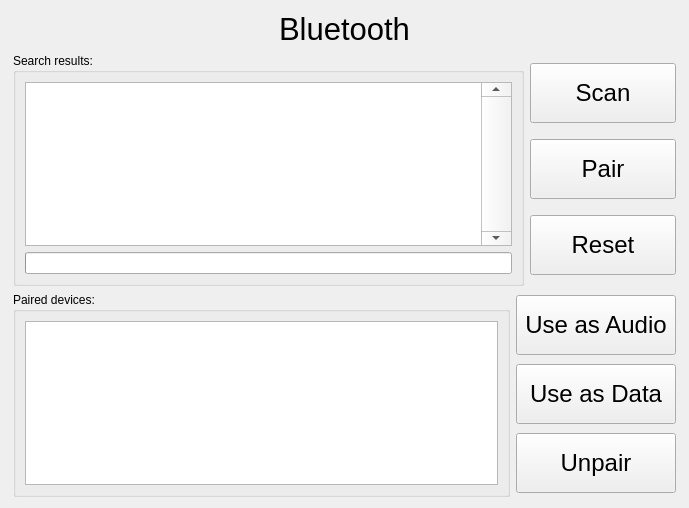
<?xml version="1.0" encoding="UTF-8"?>
<ui version="4.0">
 <class>BluetoothManagerPage</class>
 <widget class="QWidget" name="BluetoothManagerPage">
  <property name="geometry">
   <rect>
    <x>0</x>
    <y>0</y>
    <width>689</width>
    <height>508</height>
   </rect>
  </property>
  <property name="windowTitle">
   <string>Form</string>
  </property>
  <layout class="QVBoxLayout" name="verticalLayout_2">
   <item>
    <widget class="QLabel" name="bluetoothLabel">
     <property name="font">
      <font>
       <pointsize>23</pointsize>
      </font>
     </property>
     <property name="text">
      <string>Bluetooth</string>
     </property>
     <property name="alignment">
      <set>Qt::AlignCenter</set>
     </property>
    </widget>
   </item>
   <item>
    <layout class="QHBoxLayout" name="horizontalLayout" stretch="7,2">
     <property name="leftMargin">
      <number>2</number>
     </property>
     <property name="rightMargin">
      <number>2</number>
     </property>
     <item>
      <widget class="QGroupBox" name="searchResultsGroupBox">
       <property name="title">
        <string>Search results:</string>
       </property>
       <layout class="QVBoxLayout" name="verticalLayout_3">
        <item>
         <widget class="QListWidget" name="scanDevicesList">
          <property name="font">
           <font>
            <pointsize>22</pointsize>
           </font>
          </property>
          <property name="styleSheet">
           <string notr="true">QScrollBar:vertical {width: 30;}
QScrollBar:horizontal {height: 30;}</string>
          </property>
          <property name="verticalScrollBarPolicy">
           <enum>Qt::ScrollBarAlwaysOn</enum>
          </property>
          <property name="horizontalScrollBarPolicy">
           <enum>Qt::ScrollBarAsNeeded</enum>
          </property>
         </widget>
        </item>
        <item>
         <widget class="QProgressBar" name="scanningProgressBar">
          <property name="value">
           <number>0</number>
          </property>
          <property name="format">
           <string/>
          </property>
         </widget>
        </item>
       </layout>
      </widget>
     </item>
     <item>
      <layout class="QVBoxLayout" name="verticalLayout">
       <property name="leftMargin">
        <number>0</number>
       </property>
       <property name="rightMargin">
        <number>0</number>
       </property>
       <item>
        <widget class="QPushButton" name="scanButton">
         <property name="minimumSize">
          <size>
           <width>80</width>
           <height>60</height>
          </size>
         </property>
         <property name="font">
          <font>
           <pointsize>18</pointsize>
          </font>
         </property>
         <property name="focusPolicy">
          <enum>Qt::NoFocus</enum>
         </property>
         <property name="text">
          <string>Scan</string>
         </property>
        </widget>
       </item>
       <item>
        <widget class="QPushButton" name="pairButton">
         <property name="minimumSize">
          <size>
           <width>80</width>
           <height>60</height>
          </size>
         </property>
         <property name="font">
          <font>
           <pointsize>18</pointsize>
          </font>
         </property>
         <property name="focusPolicy">
          <enum>Qt::NoFocus</enum>
         </property>
         <property name="text">
          <string>Pair</string>
         </property>
        </widget>
       </item>
       <item>
        <widget class="QPushButton" name="resetBluetoothButton">
         <property name="minimumSize">
          <size>
           <width>80</width>
           <height>60</height>
          </size>
         </property>
         <property name="font">
          <font>
           <pointsize>18</pointsize>
          </font>
         </property>
         <property name="focusPolicy">
          <enum>Qt::NoFocus</enum>
         </property>
         <property name="text">
          <string>Reset</string>
         </property>
        </widget>
       </item>
      </layout>
     </item>
    </layout>
   </item>
   <item>
    <layout class="QHBoxLayout" name="horizontalLayout_2" stretch="7,2">
     <property name="leftMargin">
      <number>2</number>
     </property>
     <property name="rightMargin">
      <number>2</number>
     </property>
     <property name="bottomMargin">
      <number>0</number>
     </property>
     <item>
      <widget class="QGroupBox" name="pairedDevicesGroupBox">
       <property name="title">
        <string>Paired devices:</string>
       </property>
       <layout class="QVBoxLayout" name="verticalLayout_5">
        <item>
         <widget class="QListWidget" name="pairedDevicesList">
          <property name="font">
           <font>
            <pointsize>22</pointsize>
           </font>
          </property>
          <property name="styleSheet">
           <string notr="true">QScrollBar:vertical {width: 30;}
QScrollBar:horizontal {height: 30;}</string>
          </property>
         </widget>
        </item>
       </layout>
      </widget>
     </item>
     <item>
      <layout class="QVBoxLayout" name="verticalLayout_4">
       <item>
        <widget class="QPushButton" name="useAudioButton">
         <property name="minimumSize">
          <size>
           <width>160</width>
           <height>60</height>
          </size>
         </property>
         <property name="font">
          <font>
           <pointsize>18</pointsize>
          </font>
         </property>
         <property name="focusPolicy">
          <enum>Qt::NoFocus</enum>
         </property>
         <property name="text">
          <string>Use as Audio</string>
         </property>
        </widget>
       </item>
       <item>
        <widget class="QPushButton" name="useDataButton">
         <property name="minimumSize">
          <size>
           <width>160</width>
           <height>60</height>
          </size>
         </property>
         <property name="font">
          <font>
           <pointsize>18</pointsize>
          </font>
         </property>
         <property name="focusPolicy">
          <enum>Qt::NoFocus</enum>
         </property>
         <property name="text">
          <string>Use as Data</string>
         </property>
        </widget>
       </item>
       <item>
        <widget class="QPushButton" name="unpairButton">
         <property name="minimumSize">
          <size>
           <width>160</width>
           <height>60</height>
          </size>
         </property>
         <property name="font">
          <font>
           <pointsize>18</pointsize>
          </font>
         </property>
         <property name="focusPolicy">
          <enum>Qt::NoFocus</enum>
         </property>
         <property name="text">
          <string>Unpair</string>
         </property>
        </widget>
       </item>
      </layout>
     </item>
    </layout>
   </item>
  </layout>
 </widget>
 <resources/>
 <connections/>
</ui>
